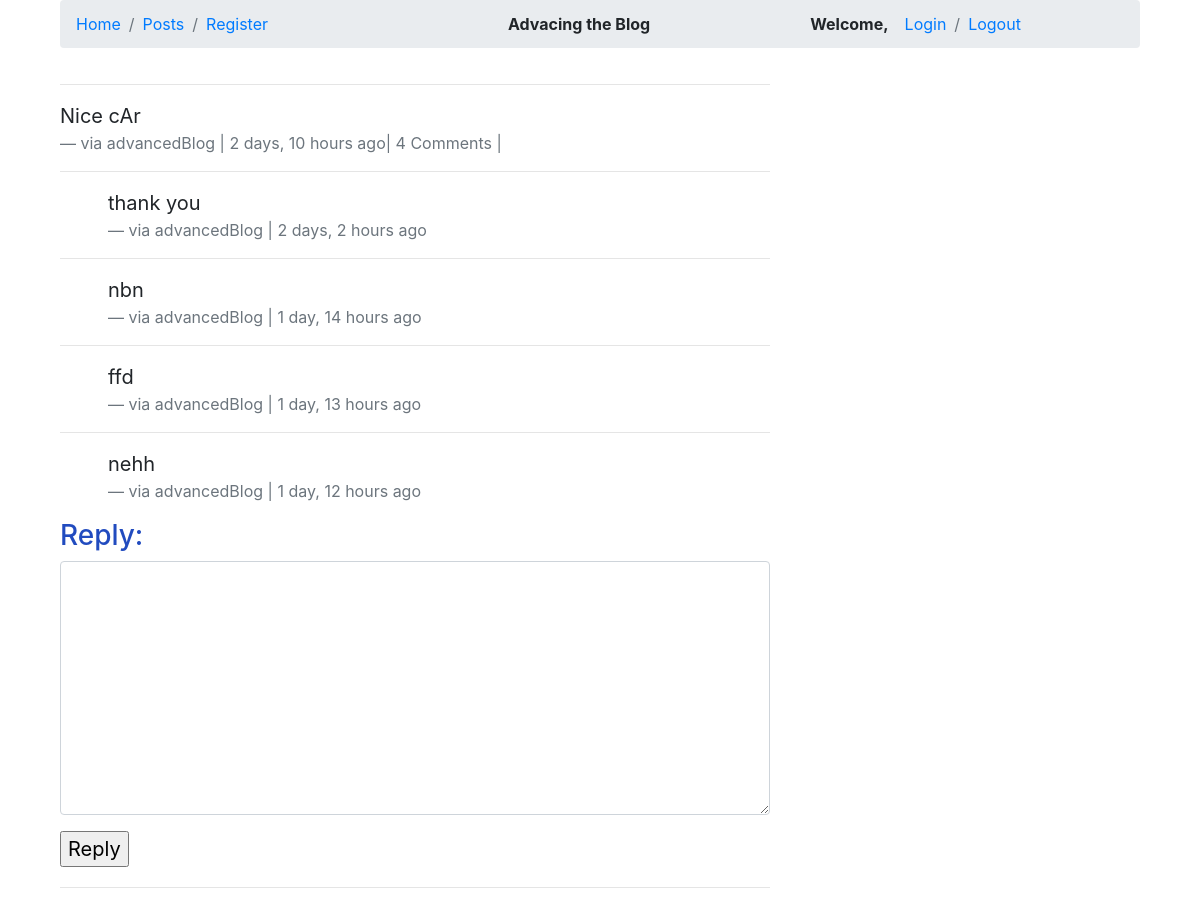
Screenshot of /comments/2 with the database file from the repository.
### Comment/models.py (models this page shows, shortened)
class Comments(models.Model):
    user = models.ForeignKey(settings.AUTH_USER_MODEL,default=1,on_delete=models.CASCADE)
    content_type = models.ForeignKey(ContentType, on_delete=models.CASCADE,null=True,blank=True)
    object_id = models.PositiveIntegerField()
    content_object = GenericForeignKey('content_type', 'object_id')
    parent = models.ForeignKey("self",on_delete=models.CASCADE, blank=True,null=True)
    content = models.TextField()
    timestamp = models.DateTimeField(auto_now_add=True)
    objects = CommentManager()
    def children(self):
        return Comments.objects.filter(parent=self)
    @property
    def is_parent(self):
        if self.parent is not None:
            return False
        return True
    class Meta:
        verbose_name = "comment"

### Comment/views.py (the view, shortened to what this page needs)
# urls.py: path('comments/<id>',views.comment_thread, name='thread'),
def comment_thread(request,id):
    obj = Comments.objects.get(id=id)
    try:
        obj = Comments.objects.get(id=id)
    except:
        raise Http404
    if not obj.is_parent:
        obj = obj.parent
    initial_data = {
        "content_type": obj.content_type,
        "object_id":obj.id
    }
    form = CommentForm(initial=initial_data)
    context = {
        "comment":obj,
        'form':form
    }
    return render(request,"comment_thread.html",context)

### Comment/forms.py
class CommentForm(forms.Form):
    content_type = forms.CharField(widget=forms.HiddenInput)
    object_id   = forms.IntegerField(widget=forms.HiddenInput)
    content   = forms.CharField(label="",widget=forms.Textarea)

### Posts/templates/comment_thread.html (shortened to what this page needs)
{% extends 'base.html' %}
{% block content %}
{% load crispy_forms_tags %}
<div class="row mt-3 mb-3">
    <div class="col-sm-8 mt-1">
        <hr>
        <blockquote class="blockquote">
            <p class="mb-0">{{comment.content}}</p>
            <footer class="blockquote-footer">via {{comment.user}} | {{comment.timestamp|timesince}} ago|
                {% if comment.children.count > 0 %}{{comment.children.count }}
                Comment{% if comment.children.count > 1 %}s
                {% endif %} {% endif %} |
            </footer>
            <div>
                {% for child_comment in comment.children %}
                <hr>
                <blockquote class="blockquote ml-5">
                    <p class="mb-0">{{child_comment.content}} </p>
                    <footer class="blockquote-footer">via {{child_comment.user}} | {{child_comment.timestamp|timesince}} ago
                    </footer>
                </blockquote>
                {% endfor %}
                <h3>Reply:</h3>
                <form method="POST" action="">{% csrf_token %}
                    {{form|crispy}}
                    <input type="submit" value="Reply">
                </form>
            </div>
        </blockquote>
        <hr>
    </div>
</div>
{% endblock content  %}

### Posts/templates/base.html (shortened to what this page needs)
{% load static %}
<html>
<head>
    <link rel="stylesheet" href="{% static 'css/base.css' %}">
    <link rel="stylesheet" href="https://stackpath.bootstrapcdn.com/font-awesome/4.6.3/css/font-awesome.min.css">
    <link rel="stylesheet" href="https://stackpath.bootstrapcdn.com/bootstrap/4.5.2/css/bootstrap.min.css"
>
</head>
<body>
    <div class="container">
        <div class="container ml-auto">
            <ul class="breadcrumb">
                <li class="breadcrumb-item active"><a href="{%url 'home' %}">Home</a></li>
                <li class='breadcrumb-item'><a href="">Posts</a></li>
                <li class="breadcrumb-item"><a href="{% url 'register' %}">Register</a></li>
                <li class="" style="margin-left:15rem;"><span><strong>Advacing the Blog</strong></span></li>
                <li style="margin-left:10rem;"><strong>Welcome,  {{request.user.username}}</strong></li>
                <li class="breadcrumb-item" style="margin-left:1rem;"><a href="{% url 'login' %}">Login</a></li>
                <li class="breadcrumb-item"><a href="{% url 'logout' %}">Logout</a></li>
            </ul>
            {% block content %}
            {% endblock content %}
        </div>
    </div>
</body>
</html>

### static/css/base.css (style rules this page uses)
h3 { color: rgba(13, 59, 185, 0.918); }

### rows the page displays
Comments: content "Nice cAr", user "advancedBlog", timestamp "2 days, 10 hours", children.count "4"
Comments: content "thank you", user "advancedBlog", timestamp "2 days, 2 hours"
Comments: content "nbn", user "advancedBlog", timestamp "1 day, 14 hours"
Comments: content "ffd", user "advancedBlog", timestamp "1 day, 13 hours"
Comments: content "nehh", user "advancedBlog", timestamp "1 day, 12 hours"
